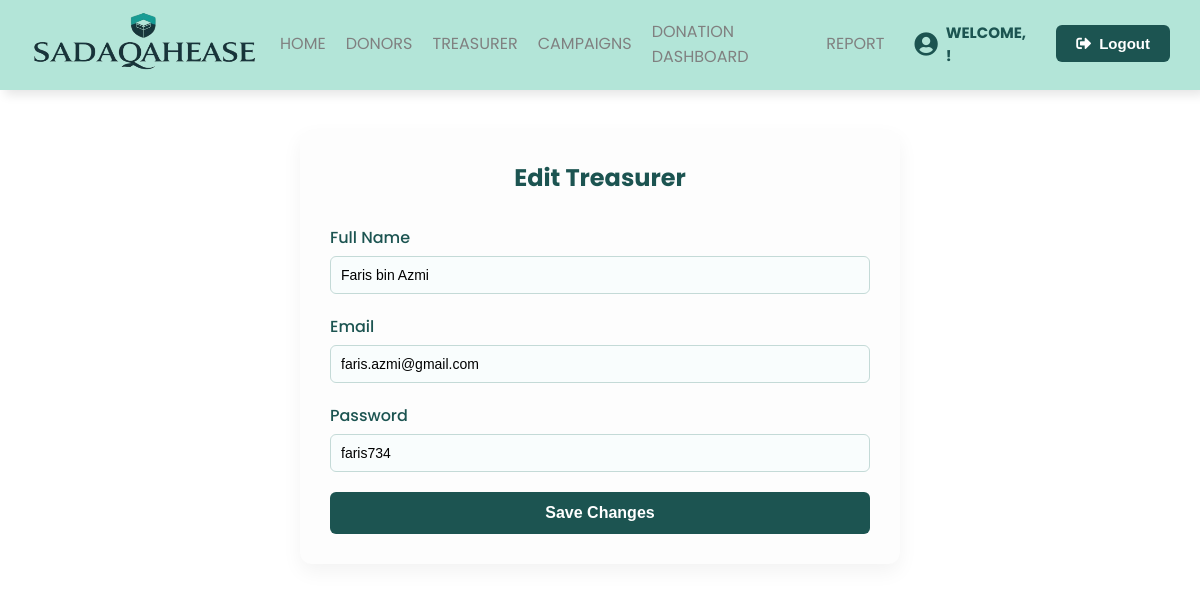
The app's page /edit-treasurer/TRS001/ with its own data.
### SadaqahEase/models.py (models this page shows, shortened)
class Treasurer(models.Model):
    treasurerid = models.CharField(max_length=6, primary_key=True)
    name = models.CharField(max_length=100)
    email = models.EmailField()
    password = models.CharField(max_length=100)

### SadaqahEase/views.py (the view, shortened to what this page needs)
# urls.py: path('edit-treasurer/<str:treasurerid>/', views.edit_treasurer, name='edit_treasurer'),
def edit_treasurer(request, treasurerid):
    treasurer = get_object_or_404(Treasurer, treasurerid=treasurerid)
    return render(request, 'edittreasurers.html', {'treasurer': treasurer})

### SadaqahEase/templates/edittreasurers.html (shortened to what this page needs)
{% load static %}
<!DOCTYPE html>
<html lang="en">
<head>
  <link rel="stylesheet" href="https://cdnjs.cloudflare.com/ajax/libs/font-awesome/5.14.0/css/all.min.css"/>
</head>
<body>
<header>
  <div class="content flex_space">
    <div class="logo">
      <img src="{% static 'Sadaqahlogo.png' %}" alt="SadaqahEase Logo"/>
    </div>
    <div class="navbar">
      <ul id="menulist">
        <li><a href="{% url 'admin_mainpage' %}">Home</a></li>
        <li><a href="{% url 'manage_donors' %}">Donors</a></li>
        <li><a href="{% url 'manage_treasurers' %}">Treasurer</a></li>
        <li><a href="">Campaigns</a></li>
        <li><a href="">Donation Dashboard</a></li>
        <li><a href="">Report</a></li>
        <li>
          <div class="welcome-message">
            <i class="fas fa-user-circle"></i>
            Welcome, {{ admin.name }}!
          </div>
        </li>
        <li>
          <form method="post" action="{% url 'logout' %}">
            <button type="submit" class="primary_btn">
              <i class="fas fa-sign-out-alt"></i> Logout
            </button>
          </form>
        </li>
      </ul>
    </div>
  </div>
</header>
<main class="edit-treasurer-container">
  <h1>Edit Treasurer</h1>
  <form method="post" class="edit-form">
    <div class="form-group">
      <label for="name">Full Name</label>
      <input type="text" id="name" name="name" value="{{ treasurer.name }}" required />
    </div>
    <div class="form-group">
      <label for="email">Email</label>
      <input type="email" id="email" name="email" value="{{ treasurer.email }}" required />
    </div>
    <div class="form-group">
      <label for="password">Password</label>
      <input type="text" id="password" name="password" value="{{ treasurer.password }}" required />
    </div>
    <div class="form-submit">
      <button type="submit" class="primary_btn">Save Changes</button>
    </div>
  </form>
</main>
</body>
</html>

### SadaqahEase/templates/edittreasurers.html (style rules this page uses)
* { padding: 0; margin: 0; box-sizing: border-box; }
body { font-family: "Poppins", sans-serif; background-color: #fff; }
header a { text-decoration: none; }
li { list-style: none; }
.flex_space { display: flex; justify-content: space-between; align-items: center; }
button { border: none; background: none; transition: 0.5s; cursor: pointer; }
.primary_btn { padding: 10px 20px; background: #1c5451; font-weight: bold; color: white; border-radius: 6px; display: flex; align-items: center; justify-content: center; font-size: 15px; gap: 8px; }
.welcome-message { display: flex; align-items: center; gap: 8px; color: #1c5451; font-weight: bold; font-size: 15px; padding: 10px; }
.welcome-message i { font-size: 24px; transition: transform 0.3s ease, color 0.3s ease; }
header { height: 90px; padding: 0 20px; position: sticky; top: 0; z-index: 1000; background: rgb(179, 229, 216); box-shadow: 5px 5px 10px rgba(0, 0, 0, 0.1); }
header img { padding: 10px; width: 250px; height: 80px; }
header ul { display: flex; align-items: center; }
header ul li { margin: 0 10px; text-transform: uppercase; }
header ul li a { color: grey; transition: 0.3s; }
.edit-treasurer-container { max-width: 600px; margin: 40px auto; padding: 30px; background-color: #fdfdfd; border-radius: 12px; box-shadow: 0 8px 20px rgba(0, 0, 0, 0.05); }
.edit-treasurer-container h1 { font-size: 24px; color: #1c5451; margin-bottom: 30px; text-align: center; }
.edit-form .form-group { margin-bottom: 20px; }
.edit-form label { display: block; font-weight: 500; margin-bottom: 6px; color: #1c5451; }
.edit-form input { width: 100%; padding: 10px; font-size: 14px; border: 1px solid #c4dad7; border-radius: 6px; background-color: #f9fdfd; }
.form-submit { display: flex; justify-content: center; margin-top: 20px; }
.form-submit button { padding: 12px 40px; font-size: 16px; font-weight: bold; background-color: #1c5451; color: white; border-radius: 6px; transition: background-color 0.3s ease, transform 0.2s ease; width: 550px; margin: 0 auto; }

### records on screen
Treasurer: name "Faris bin Azmi", email "faris.azmi@gmail.com", password "faris734"
